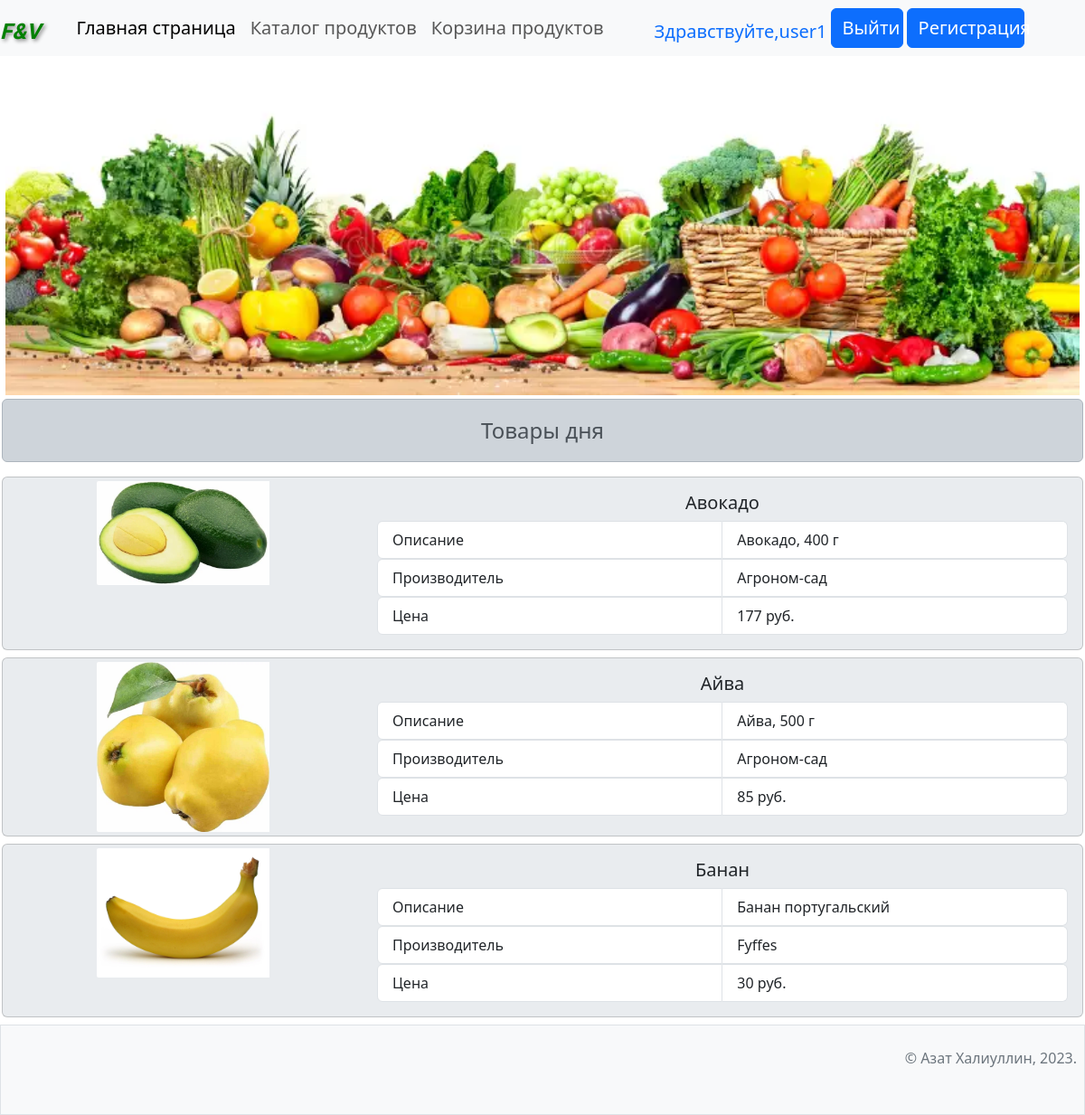
/index.php (signed in), run on the app's committed database.
### tables this page shows
CREATE TABLE `products` (
  `id` int NOT NULL,
  `name` varchar(30) NOT NULL,
  `description` varchar(100) NOT NULL,
  `photo` varchar(50) NOT NULL,
  `company` varchar(30) NOT NULL,
  `amount` int NOT NULL,
  `price` double NOT NULL
);

### common/db_helper.php (called while the page is built, shortened)
<?php
class db_helper
{
    private mysqli $ms;
    private static ?db_helper $db = null;
    private function __construct()
    {
        $this->ms = new mysqli("localhost", "root", "", "edu", 3306);
    }
    public static function get_instance(): ?db_helper
    {
        if (self::$db === null)
            self::$db = new db_helper();
        return self::$db;
    }
	public function get_products(string $param,int $select): array {
		$sort=$this->get_query_sort($select);
		$rows=array();
		if ($param=='') {
		$stmt = $this->ms->prepare("SELECT * FROM `products` " . $sort);
		}
		else {
			$param='%'.$param.'%';
			$stmt = $this->ms->prepare("SELECT * FROM `products` WHERE `products`.name LIKE ?" . $sort);
        $stmt->bind_param('s', $param);
		}
        $stmt->execute();
        $result = $stmt->get_result();
		while ($row = $result->fetch_array(MYSQLI_ASSOC)) {
			$rows[]=$row;
		}
        return $rows;
	}
	private function get_query_sort(int $select):string {
		$sort='';
		switch($select) {
				case 4:
				$sort=" ORDER BY  name LIMIT 3";
				break;
			}
			return $sort;
	}
}

### index.php (the view, shortened to what this page needs)
<?php
require_once ("common/page.php");
require_once ("common/db_helper.php");
class index extends \common\a_content {
	private string $image = "data/image2.webp";
    public function show_content(): void {
		print("<img src='{$this->image}'   class='p-1' alt='image2' width='100%'>");
        print('<div class="alert alert-dark fs-4" role="alert">Товары дня</div>');
    $products=\common\db_helper::get_instance()->get_products('',4);
        for($i=0; $i<count($products); $i++) {
			?>
			<div class="card text-justify bg-body-secondary  g-0 my-2 pe-0 me-0">
			<div class="row g-0 ">
			<div class="col-12 col-md-4">
			<?php
			print("<img src='data/{$products[$i]['photo']}' class='img-fluid rounded-start p-1' alt='image1' width='50%'>");
			?>
			</div>
    <div class="col-12 col-md-8">
      <div class="card-body">
		<h5 class="card-title text-center"><?php print $products[$i]['name']; ?></h5>
        <ul class="list-group list-group-horizontal w-100 text-start ">
  <li class="list-group-item flex-fill w-100 text-break">Описание</li>
  <li class="list-group-item flex-fill w-100"><?php print $products[$i]['description']; ?></li>
</ul>
<ul class="list-group list-group-horizontal w-100 text-start">
  <li class="list-group-item flex-fill w-100">Производитель</li>
  <li class="list-group-item flex-fill w-100"><?php print $products[$i]['company']; ?></li>
</ul>
<ul class="list-group list-group-horizontal w-100 text-start">
  <li class="list-group-item flex-fill w-100">Цена</li>
  <li class="list-group-item flex-fill w-100"><?php print $products[$i]['price']; ?> руб.</li>
</ul>
</div>
</div>
</div>
</div>
<?php
		}
    }
}
$content = new index();
new \common\page($content);

### data on the page
products: photo (picture), name "Авокадо", description "Авокадо, 400 г", company "Агроном-сад", price "177"
products: photo (picture), name "Айва", description "Айва, 500 г", company "Агроном-сад", price "85"
products: photo (picture), name "Банан", description "Банан португальский", company "Fyffes", price "30"

### other printed values
$page['header'] "Главная страница"
$page['header'] "Каталог продуктов"
$page['header'] "Корзина продуктов"
$_SESSION['user'] "user1"
$this->pages[4]['header'] "Регистрация"
